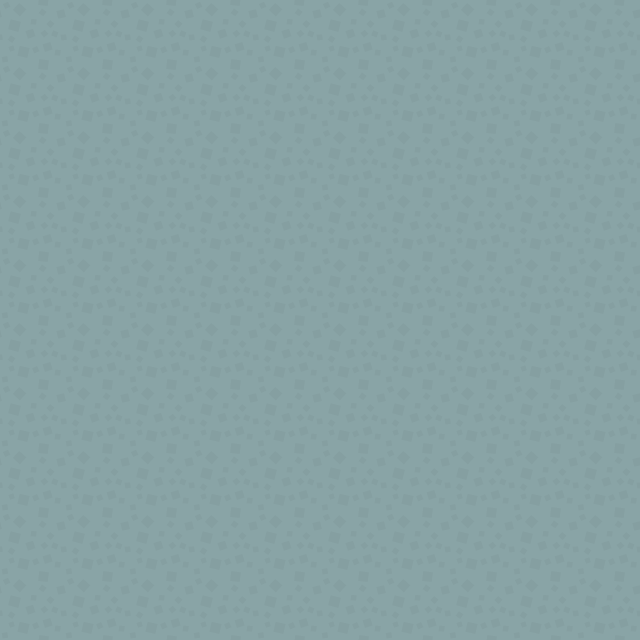

The image is a tile-based game level rendered from a .tmx file. Its description and complete source (layers, tilesets, objects, tile grids) follow:
An orthogonal 10x10 tile map with 64x64 px tiles, 1 tile layer (Слой тайлов 1).

<map version="1.4" tiledversion="1.4.2" orientation="orthogonal" renderorder="right-down" width="10" height="10" tilewidth="64" tileheight="64" infinite="0" nextlayerid="2" nextobjectid="1">
 <tileset firstgid="1" name="towerDefense_tilesheet" tilewidth="64" tileheight="64" tilecount="299" columns="23">
  <image source="TileMap/Tilesheet/towerDefense_tilesheet.png" width="1472" height="832" />
 </tileset>
 <layer id="1" name="Слой тайлов 1" width="10" height="10">
  <data>
   <tile gid="160" />
   <tile gid="160" />
   <tile gid="160" />
   <tile gid="160" />
   <tile gid="160" />
   <tile gid="160" />
   <tile gid="160" />
   <tile gid="160" />
   <tile gid="160" />
   <tile gid="160" />
   <tile gid="160" />
   <tile gid="160" />
   <tile gid="160" />
   <tile gid="160" />
   <tile gid="160" />
   <tile gid="160" />
   <tile gid="160" />
   <tile gid="160" />
   <tile gid="160" />
   <tile gid="160" />
   <tile gid="160" />
   <tile gid="160" />
   <tile gid="160" />
   <tile gid="160" />
   <tile gid="160" />
   <tile gid="160" />
   <tile gid="160" />
   <tile gid="160" />
   <tile gid="160" />
   <tile gid="160" />
   <tile gid="160" />
   <tile gid="160" />
   <tile gid="160" />
   <tile gid="160" />
   <tile gid="160" />
   <tile gid="160" />
   <tile gid="160" />
   <tile gid="160" />
   <tile gid="160" />
   <tile gid="160" />
   <tile gid="160" />
   <tile gid="160" />
   <tile gid="160" />
   <tile gid="160" />
   <tile gid="160" />
   <tile gid="160" />
   <tile gid="160" />
   <tile gid="160" />
   <tile gid="160" />
   <tile gid="160" />
   <tile gid="160" />
   <tile gid="160" />
   <tile gid="160" />
   <tile gid="160" />
   <tile gid="160" />
   <tile gid="160" />
   <tile gid="160" />
   <tile gid="160" />
   <tile gid="160" />
   <tile gid="160" />
   <tile gid="160" />
   <tile gid="160" />
   <tile gid="160" />
   <tile gid="160" />
   <tile gid="160" />
   <tile gid="160" />
   <tile gid="160" />
   <tile gid="160" />
   <tile gid="160" />
   <tile gid="160" />
   <tile gid="160" />
   <tile gid="160" />
   <tile gid="160" />
   <tile gid="160" />
   <tile gid="160" />
   <tile gid="160" />
   <tile gid="160" />
   <tile gid="160" />
   <tile gid="160" />
   <tile gid="160" />
   <tile gid="160" />
   <tile gid="160" />
   <tile gid="160" />
   <tile gid="160" />
   <tile gid="160" />
   <tile gid="160" />
   <tile gid="160" />
   <tile gid="160" />
   <tile gid="160" />
   <tile gid="160" />
   <tile gid="160" />
   <tile gid="160" />
   <tile gid="160" />
   <tile gid="160" />
   <tile gid="160" />
   <tile gid="160" />
   <tile gid="160" />
   <tile gid="160" />
   <tile gid="160" />
   <tile gid="160" />
  </data>
 </layer>
</map>
